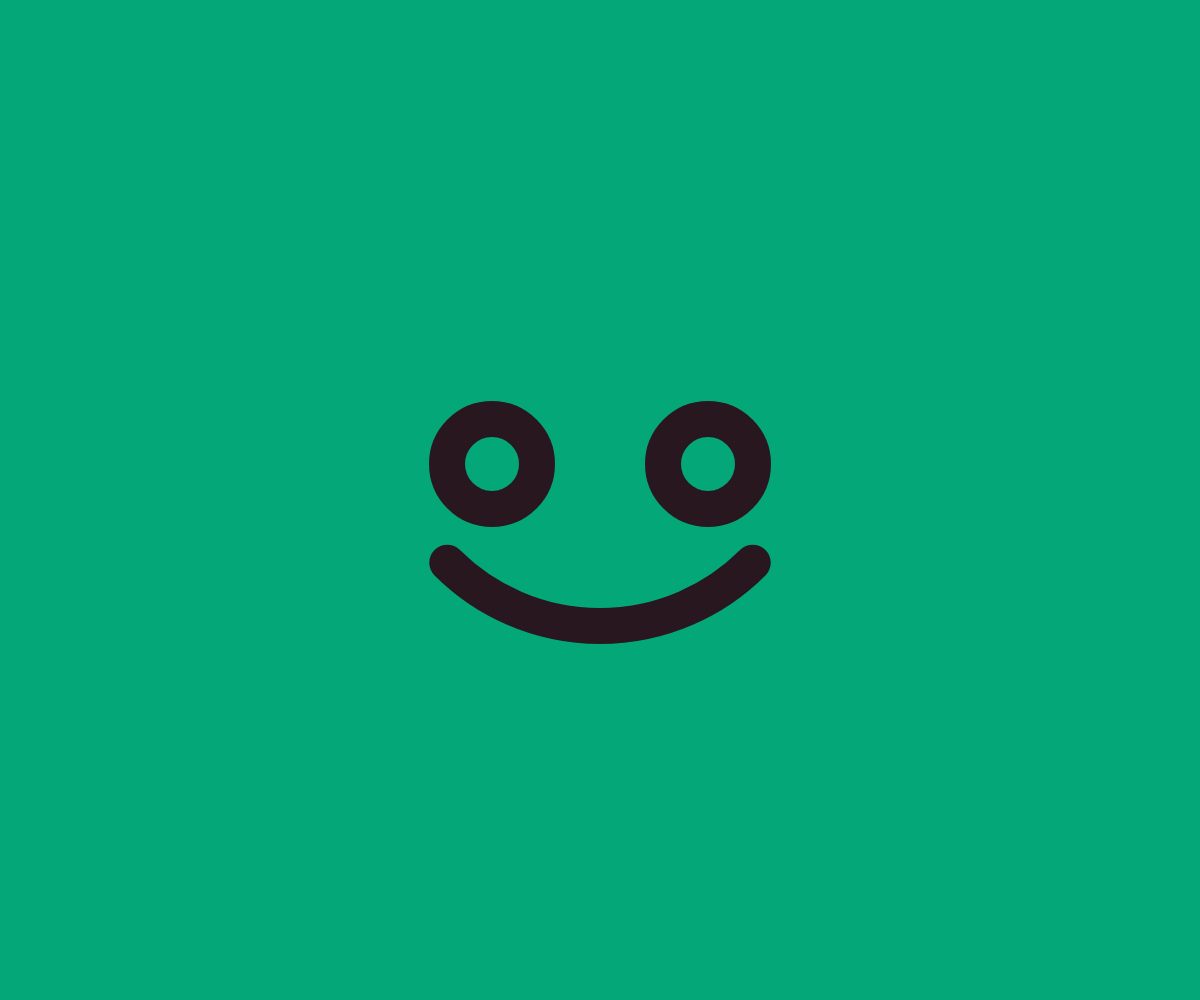
Frame 1 (no input)
Frame 60 (no input): identical to frame 1, image omitted
Frame 120 (the mouse pressed at the canvas centre since frame 60): identical to frame 1, image omitted

The p5.js sketch that drew this single still picture (run headless with seeded random() and noise() and a simulated clock; from frame 60 on, the mouse is pressed at the canvas centre):

// p5.js sketch
// ── sketch.js
function setup() {
  createCanvas(windowWidth, windowHeight);
}

function windowResized(){
  resizeCanvas(windowWidth, windowHeight);
}

function draw() {
  background("#04A777");
  
  smile(width/2, height/2, width*0.3);
}

function smile(x,y,size){
  noFill();
  stroke("#291720");
  strokeWeight(size*0.1);
  
  // 눈
  ellipse(x-size*0.3,y-size*0.1,size*0.25,size*0.25);
  ellipse(x+size*0.3,y-size*0.1,size*0.25,size*0.25);
  
  // 입
  arc(x,y-size*0.25,size*1.2,size*1.2,radians(45),radians(180-45));
}
